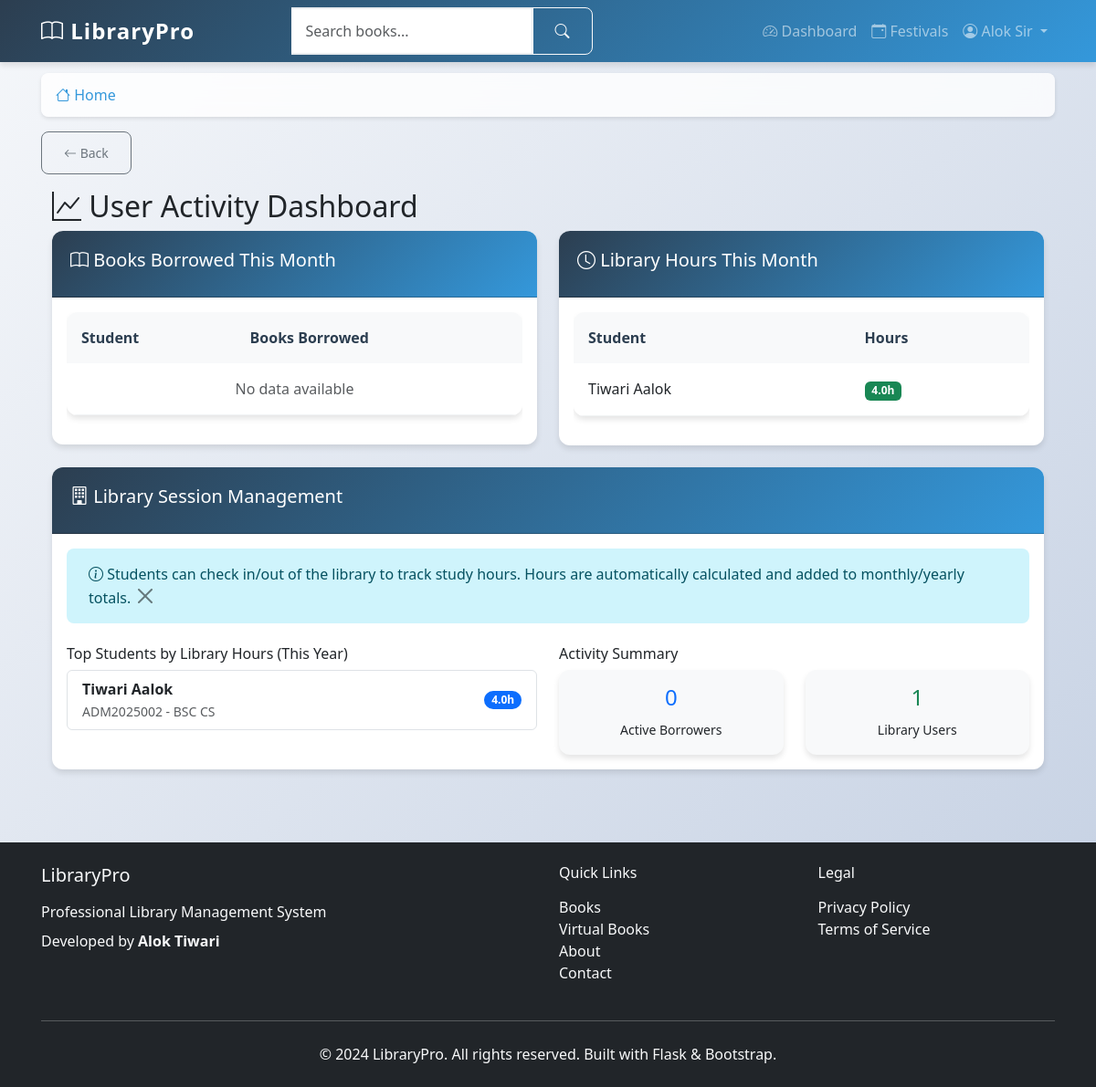
Before: /user-activity (signed in) with the older database file.
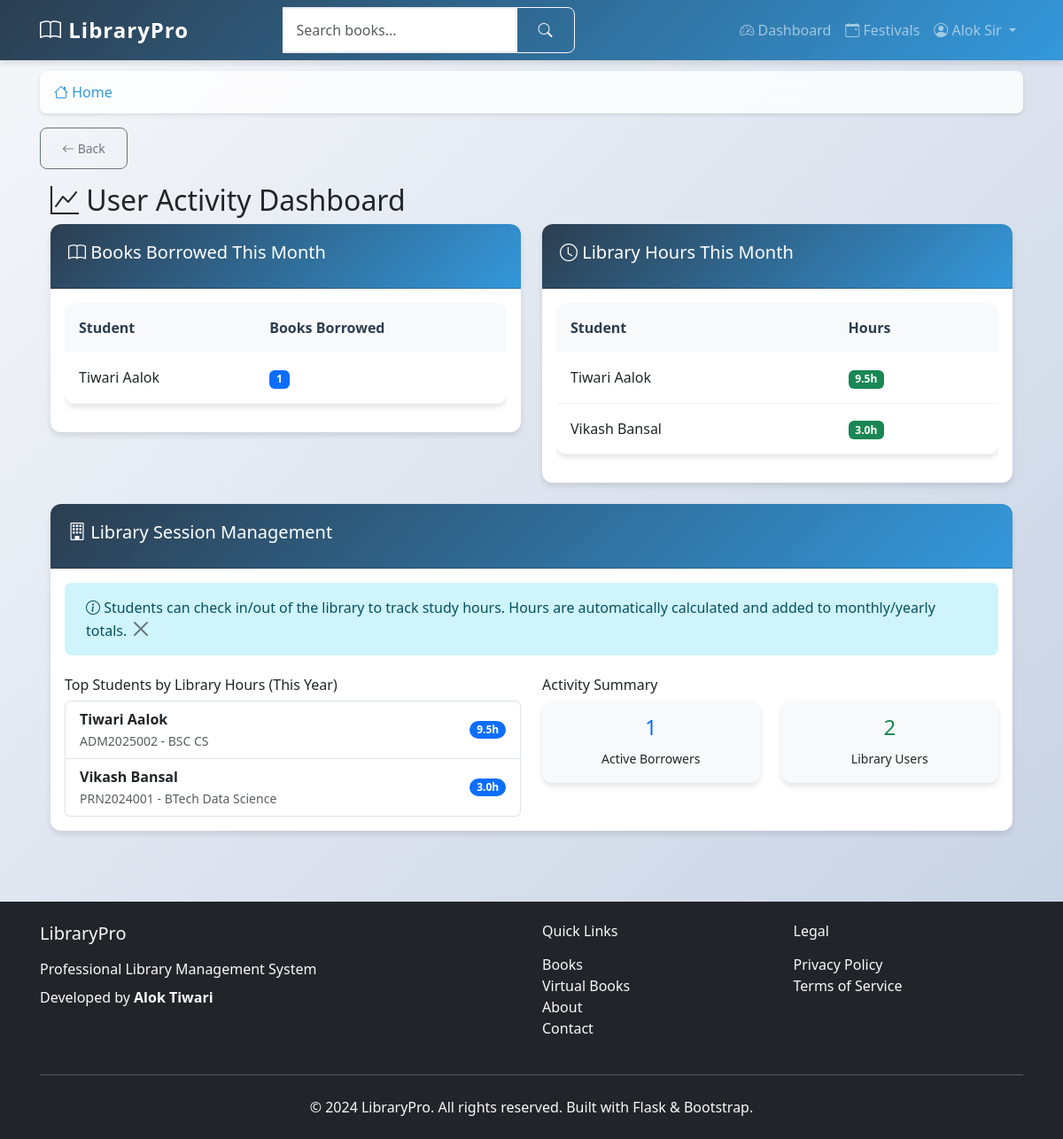
After: the same page with the newer database file.
### app/models.py (models this page shows, shortened)
class User(UserMixin, db.Model):
    id = db.Column(db.Integer, primary_key=True)
    prn_number = db.Column(db.String(20), unique=True, nullable=False)
    username = db.Column(db.String(80), unique=True, nullable=False)
    email = db.Column(db.String(120), unique=True, nullable=False)
    name = db.Column(db.String(100), nullable=False)
    mother_name = db.Column(db.String(100), nullable=False)
    dob = db.Column(db.String(10), nullable=False)  # Format: DDMMYYYY
    phone = db.Column(db.String(15), nullable=True)
    address = db.Column(db.Text, nullable=True)
    password_hash = db.Column(db.String(255), nullable=False)
    role = db.Column(db.String(20), nullable=False, default='student')
    year = db.Column(db.String(10), nullable=True)  # 1st, 2nd, 3rd, 4th, 5th
    course = db.Column(db.String(50), nullable=True)  # BSC IT, BSC CS, etc.
    total_books_borrowed = db.Column(db.Integer, default=0)
    total_extension_requests = db.Column(db.Integer, default=0)
    library_hours_this_month = db.Column(db.Float, default=0.0)
    library_hours_this_year = db.Column(db.Float, default=0.0)
    created_at = db.Column(db.DateTime, default=datetime.utcnow)
    updated_at = db.Column(db.DateTime, default=datetime.utcnow, onupdate=datetime.utcnow)
    loans = db.relationship('Loan', backref='borrower', lazy='dynamic')
    library_sessions = db.relationship('LibrarySession', backref='user', lazy='dynamic')

### app/main/routes.py (the view)
@bp.route('/user-activity')
@login_required
def user_activity():
    if current_user.role != 'admin':
        flash('Access denied.', 'danger')
        return redirect(url_for('main.dashboard'))
    current_month = datetime.utcnow().month
    current_year = datetime.utcnow().year
    monthly_loans = db.session.query(
        User.id, User.name, func.count(Loan.id).label('loans_count')
    ).join(Loan).filter(
        extract('month', Loan.issue_date) == current_month,
        extract('year', Loan.issue_date) == current_year
    ).group_by(User.id).all()
    library_hours = User.query.filter(
        User.role == 'student',
        User.library_hours_this_month > 0
    ).order_by(User.library_hours_this_month.desc()).all()
    return render_template('main/user_activity.html', title='User Activity',
                         monthly_loans=monthly_loans, library_hours=library_hours)

### app/__init__.py (called while the page is built)
def create_app():
    app = Flask(__name__)
    app.config.from_object(Config)
    db.init_app(app)
    migrate.init_app(app, db)
    login.init_app(app)
    login.login_view = 'auth.student_login'
    login.login_message = 'Please log in to access this page.'
    login.login_message_category = 'info'
    from app.auth import bp as auth_bp
    app.register_blueprint(auth_bp, url_prefix='/auth')
    from app.main import bp as main_bp
    app.register_blueprint(main_bp)
    from app.models import User
    @login.user_loader
    def load_user(user_id):
        return User.query.get(int(user_id))
    return app

### app/templates/main/user_activity.html (shortened to what the changed rows need)
{% extends "base.html" %}
{% block content %}
<div class="container-fluid">
    <div class="row">
        <div class="col-12">
            <h2><i class="bi bi-graph-up"></i> User Activity Dashboard</h2>
            <div class="row mb-4">
                <div class="col-md-6">
                    <div class="card">
                        <div class="card-body">
                            <div class="table-responsive">
                                <table class="table table-sm">
                                    <thead>
                                        <tr>
                                            <th>Student</th>
                                            <th>Books Borrowed</th>
                                        </tr>
                                    </thead>
                                    <tbody>
                                        {% for loan in monthly_loans %}
                                        <tr>
                                            <td>{{ loan.name }}</td>
                                            <td><span class="badge bg-primary">{{ loan.loans_count }}</span></td>
                                        </tr>
                                        {% else %}
                                        <tr>
                                            <td colspan="2" class="text-center text-muted">No data available</td>
                                        </tr>
                                        {% endfor %}
                                    </tbody>
                                </table>
                            </div>
                        </div>
                    </div>
                </div>
                <div class="col-md-6">
                    <div class="card">
                        <div class="card-body">
                            <div class="table-responsive">
                                <table class="table table-sm">
                                    <thead>
                                        <tr>
                                            <th>Student</th>
                                            <th>Hours</th>
                                        </tr>
                                    </thead>
                                    <tbody>
                                        {% for student in library_hours %}
                                        <tr>
                                            <td>{{ student.name }}</td>
                                            <td><span class="badge bg-success">{{ "%.1f"|format(student.library_hours_this_month) }}h</span></td>
                                        </tr>
                                        {% else %}
                                        <tr>
                                            <td colspan="2" class="text-center text-muted">No data available</td>
                                        </tr>
                                        {% endfor %}
                                    </tbody>
                                </table>
                            </div>
                        </div>
                    </div>
                </div>
            </div>
            <div class="card">
                <div class="card-body">
                    <div class="row">
                        <div class="col-md-6">
                            <div class="list-group">
                                {% for student in library_hours[:10] %}
                                <div class="list-group-item d-flex justify-content-between align-items-center">
                                    <div>
                                        <strong>{{ student.name }}</strong>
                                        <br><small class="text-muted">{{ student.prn_number }} - {{ student.course or 'N/A' }}</small>
                                    </div>
                                    <span class="badge bg-primary rounded-pill">{{ "%.1f"|format(student.library_hours_this_year) }}h</span>
                                </div>
                                {% endfor %}
                            </div>
                        </div>
                        <div class="col-md-6">
                            <div class="row text-center">
                                <div class="col-6">
                                    <div class="card bg-light">
                                        <div class="card-body">
                                            <h4 class="text-primary">{{ monthly_loans|length }}</h4>
                                            <small>Active Borrowers</small>
                                        </div>
                                    </div>
                                </div>
                                <div class="col-6">
                                    <div class="card bg-light">
                                        <div class="card-body">
                                            <h4 class="text-success">{{ library_hours|length }}</h4>
                                            <small>Library Users</small>
                                        </div>
                                    </div>
                                </div>
                            </div>
                        </div>
                    </div>
                </div>
            </div>
        </div>
    </div>
</div>
{% endblock %}

Changed rows visible on the page:
now on one of the page's lists (row edited): User: name "Tiwari Aalok", loans_count "1"
changed User "Tiwari Aalok": library_hours_this_month "4.0" → "9.5"; library_hours_this_year "4.0" → "9.5"
now on this page (row edited): User: name "Vikash Bansal", library_hours_this_month "3.0", prn_number "PRN2024001", course "BTech Data Science", library_hours_this_year "3.0"
Other visible differences:
{{ monthly_loans|length }}: "0" → "1"
{{ library_hours|length }}: "1" → "2"
text no longer shown: "No data available"
